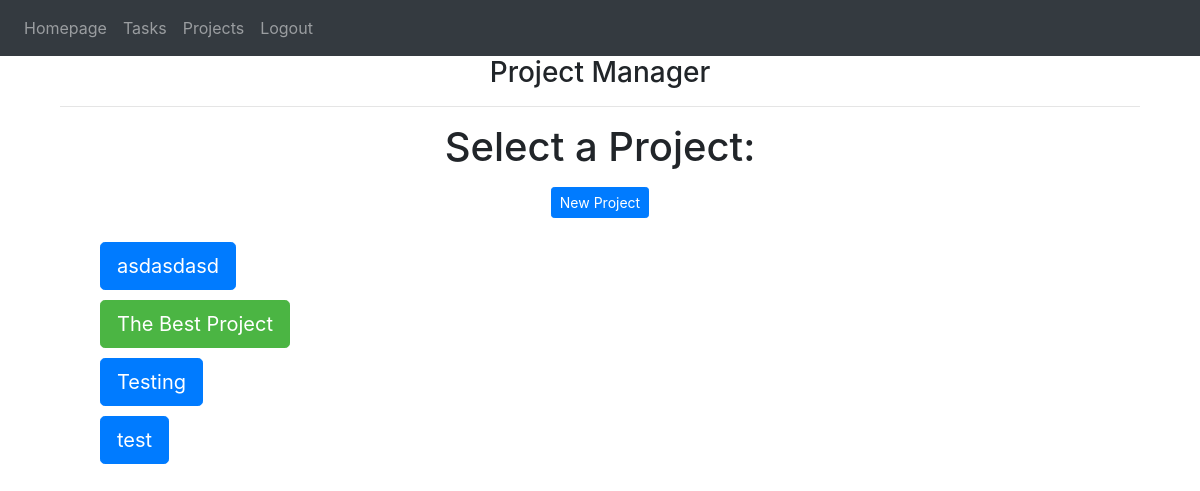
Page /projectmanager (signed in) on the committed database.
### website/models.py (models this page shows)
class Project(db.Model):
    id = db.Column(db.Integer, primary_key=True)
    name = db.Column(db.String(120))
    start_date = db.Column(db.DateTime(timezone=True), default=func.now)
    deadline = db.Column(db.DateTime(timezone=True), default=func.now)
    description = db.Column(db.String(9999))
    users = db.relationship('User', secondary='project_user_association', back_populates='projects')
    is_default = db.Column(db.Boolean, default=False)
    completed = db.Column(db.Boolean, default=False)
    tasks = db.relationship('Task', backref='project', cascade='all, delete-orphan', lazy=True)

### website/auth.py (the view)
@auth.route('/projectmanager')
@login_required
def projectManager():
    projects = Project.query.filter(Project.users.any(id=current_user.id), ~Project.is_default).all()
    print(projects)
    return render_template("projectManager.html", user=current_user, projects=projects)

### website/__init__.py (called while the page is built)
def create_app(testing=False):
    app = Flask(__name__)
    app.config['SECRET_KEY'] = 'abcd'
    app.config['SQLALCHEMY_DATABASE_URI'] = f'sqlite:///{DB_NAME}'
    if testing:
        app.config['SQLALCHEMY_DATABASE_URI'] = f'sqlite:///{TEST_DB_NAME}'
    db.init_app(app)
    from .views import views
    from .auth import auth
    app.register_blueprint(views, url_prefix='/')
    app.register_blueprint(auth, url_prefix='/')
    from .models import User, Task, Project
    with app.app_context():
        db.create_all()
    login_manager = LoginManager()
    login_manager.login_view = 'auth.login'
    login_manager.init_app(app)
    @login_manager.user_loader
    def load_user(id):
        return User.query.get(int(id))
    return app

### website/templates/projectManager.html (shortened to what this page needs)
{% extends "base.html" %}
{% block content %}
<h3 align="center">Project Manager</h3>
<div class="container">
    <hr>
    {% if not projects %}
        <h1 align="center"> You have no Projects</h1>
    {% else %}
        <h1 align="center"> Select a Project: </h1>
    {% endif %}
    <a align="center" class="nav-item nav-link" href="{{ url_for('auth.new_project') }}">
        <button type="button" class="btn btn-primary btn-sm">New Project</button>
    </a>
    <ul style="list-style-type: none">
        {% for prj in projects %}
        <li>
            <button type="button" class="btn btn-primary btn-lg project-button {% if prj.completed %}project-completed{% endif %}"
                    data-name="{{ prj.name }}"
                    data-info="{{ prj.description }}"
                    data-id="{{ prj.id }}"
                    data-completed="{{ prj.completed }}">
                {{ prj.name }}
            </button>
        </li>
        {% endfor %}
    </ul>
</div>
</body>
</html>
{% endblock %}

### website/static/styles.css (style rules this page uses)
.project-completed { background-color: #4bb543 !important; color: #ffffff !important; border: 1px solid #4bb543 !important; padding: 10px; }

### website/templates/projectManager.html (style rules this page uses)
.project-button { margin-bottom: 10px; }

### rows in the picture
Project: name "asdasdasd"
Project: name "The Best Project"
Project: name "Testing"
Project: name "test"
